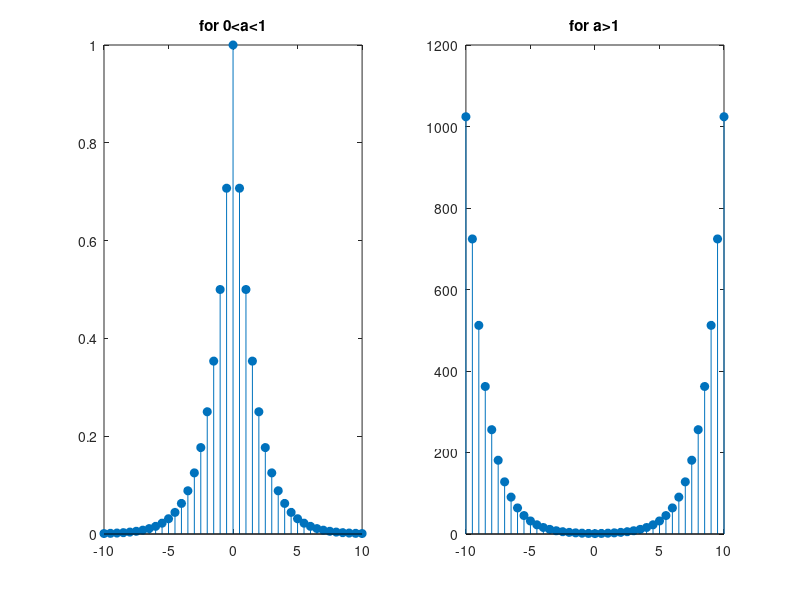

MATLAB code to generate this figure:
t=-10:0.5:10;
a=0.5;
x1=power(a,abs(t));

a=2;
x2=power(a,abs(t));

subplot(1,2,1);
stem(t,x1,'filled');
title('for 0<a<1');

subplot(1,2,2);
stem(t,x2,'filled');
title('for a>1');
